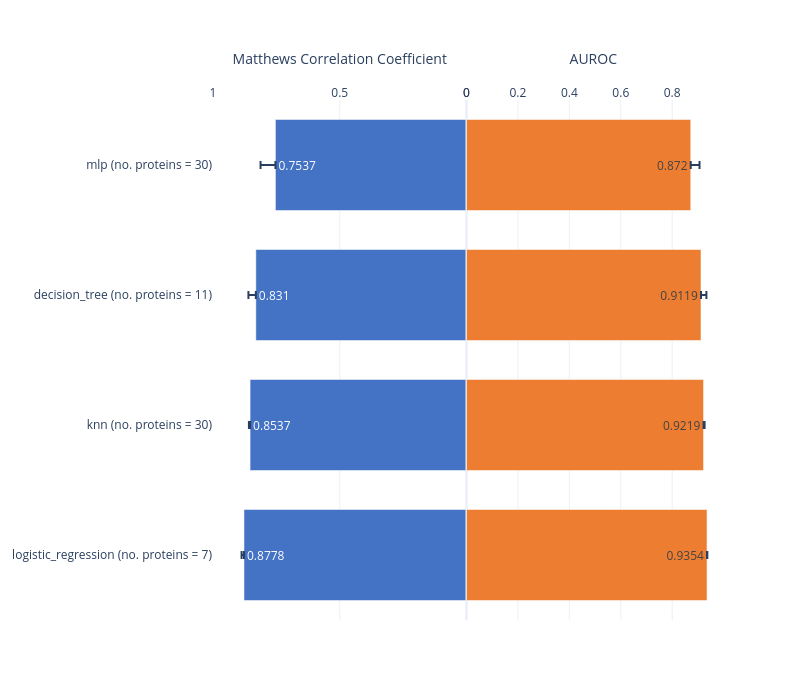

The code cell stored with this chart in its notebook:
### Markdown cell above
## Butterfly

### Code cell
import pandas as pd
from pathlib import Path
from ml.models.visualization import butterfly_plot

run_dir = Path("../outputs/")  

leaderboard = pd.read_csv("../outputs/leaderboard_final.csv") 
leaderboard['model_n_features']= ['{} (no. proteins = {})'.format(leaderboard.loc[i,'model'],leaderboard.loc[i,'selected_feature_count']) for i in leaderboard.index.tolist()]
fig= butterfly_plot(leaderboard, var1 = 'mean_mcc', var2 = 'mean_roc_auc', var3 = 'selected_feature_count', error1 = 'std_mcc', error2 = 'std_roc_auc',  group = 'model_n_features', savepdf=False)
fig.show()

### Figure 1 — Plotly figure (JSON) as saved in the notebook; plotly's stock layout.template omitted (floating-point values rounded to 4 significant figures)
{"data": [{"error_x": {"array": [0.009458, 0.004572, 0.02928, 0.05869], "arrayminus": [0.0, 0.0, 0.0, 0.0], "type": "data"}, "error_y": {"array": [0.009458, 0.004572, 0.02928, 0.05869], "type": "data"}, "marker": {"color": "#4472c4"}, "orientation": "h", "showlegend": false, "text": [0.8778, 0.8537, 0.831, 0.7537], "textposition": "inside", "type": "bar", "width": 0.7, "x": [0.8778, 0.8537, 0.831, 0.7537], "xaxis": "x", "y": ["logistic_regression (no. proteins = 7)", "knn (no. proteins = 30)", "decision_tree (no. proteins = 11)", "mlp (no. proteins = 30)"], "yaxis": "y"}, {"error_x": {"array": [0.001197, 0.00406, 0.02112, 0.03424], "arrayminus": [0.0, 0.0, 0.0, 0.0], "type": "data"}, "error_y": {"array": [0.001197, 0.00406, 0.02112, 0.03424], "type": "data"}, "marker": {"color": "#ed7d31"}, "orientation": "h", "showlegend": false, "text": [0.9354, 0.9219, 0.9119, 0.872], "textposition": "inside", "type": "bar", "width": 0.7, "x": [0.9354, 0.9219, 0.9119, 0.872], "xaxis": "x2", "y": ["logistic_regression (no. proteins = 7)", "knn (no. proteins = 30)", "decision_tree (no. proteins = 11)", "mlp (no. proteins = 30)"], "yaxis": "y2"}], "layout": {"height": 700, "title": {"x": 0.5}, "width": 800, "xaxis": {"anchor": "y", "domain": [0, 0.5], "range": [1, 0], "side": "top", "title": {"text": "Matthews Correlation Coefficient"}}, "xaxis2": {"anchor": "y2", "domain": [0.5, 1], "side": "top", "title": {"text": "AUROC"}}, "yaxis": {"anchor": "x", "domain": [0, 1]}, "yaxis2": {"anchor": "x2", "domain": [0, 1], "matches": "y", "showticklabels": false}}}
